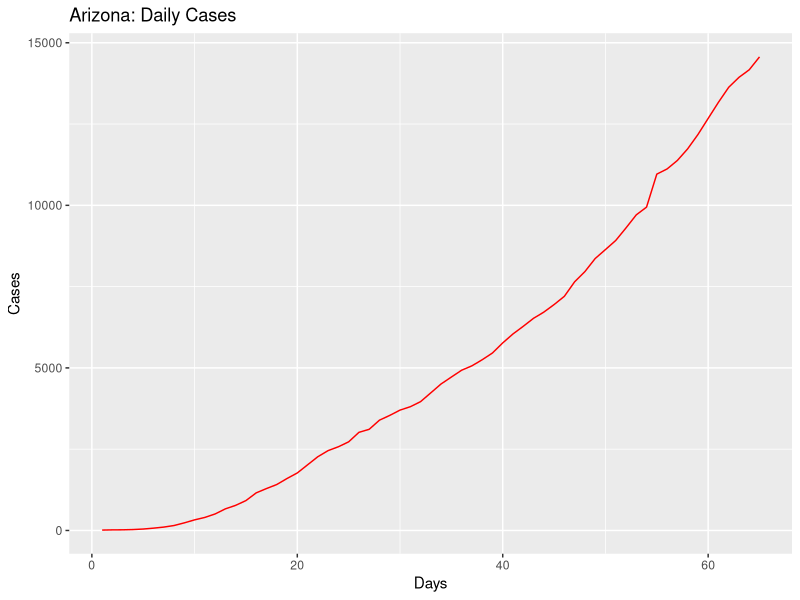
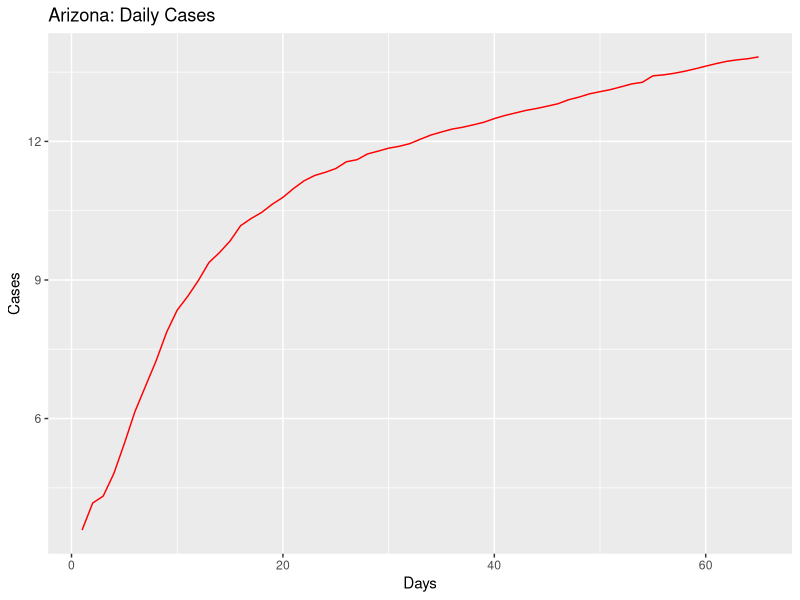
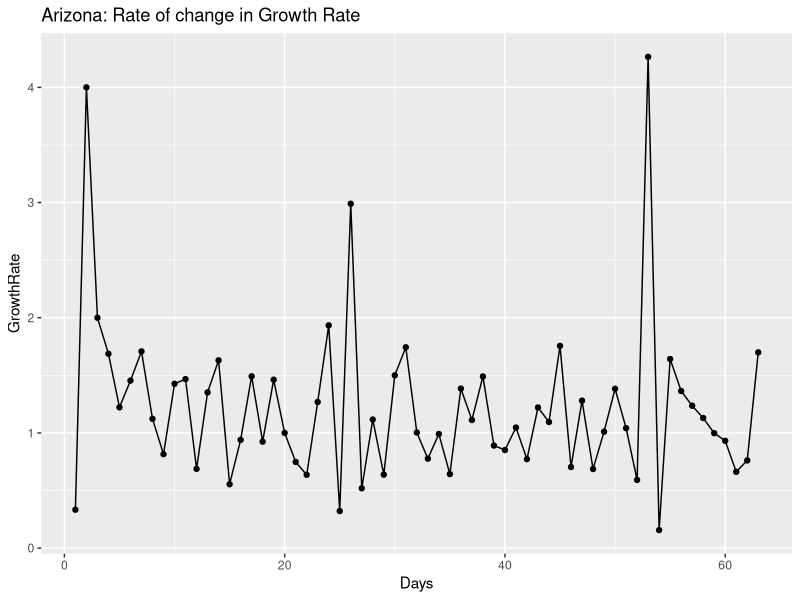
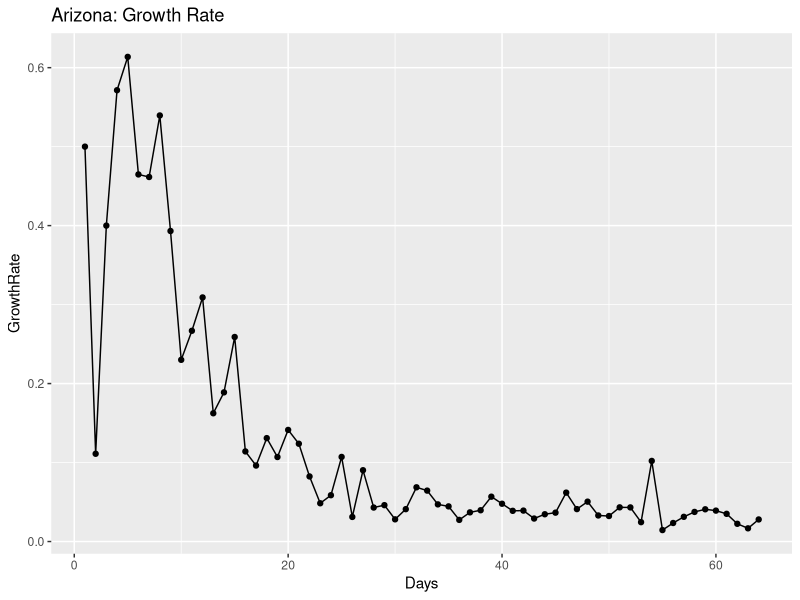
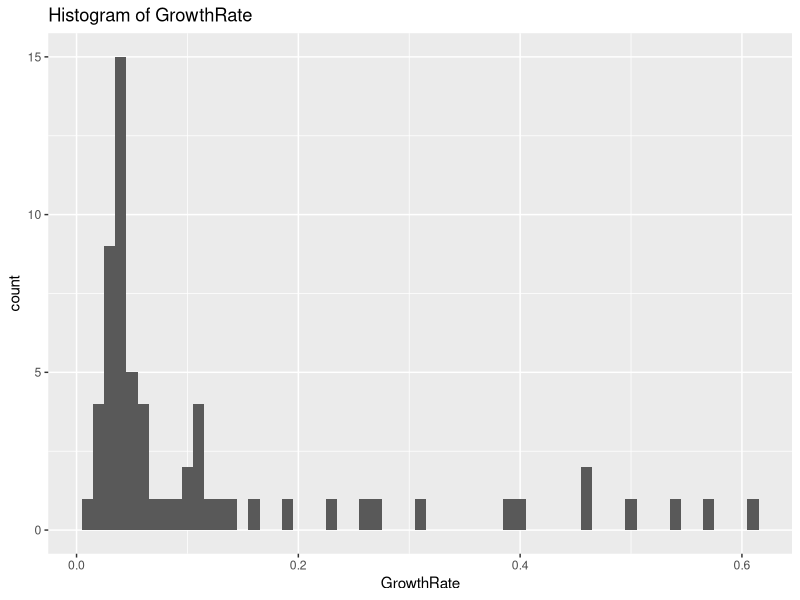
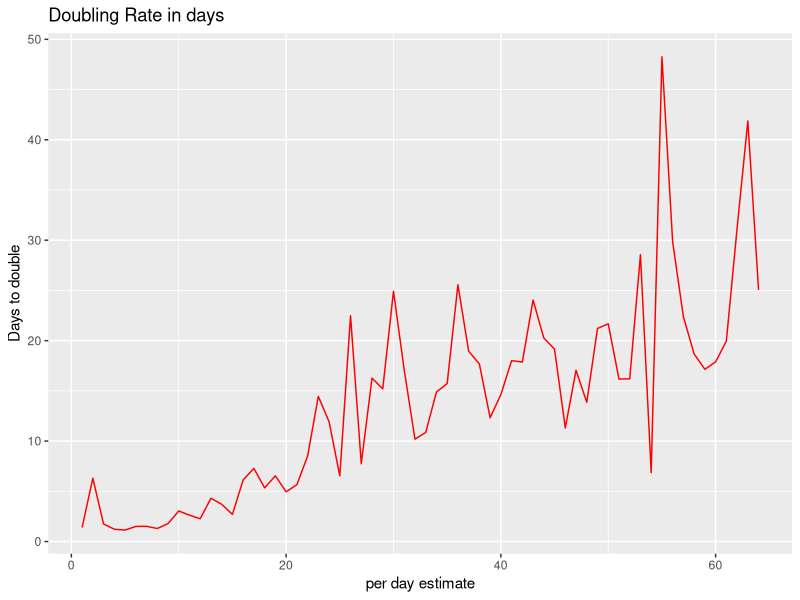
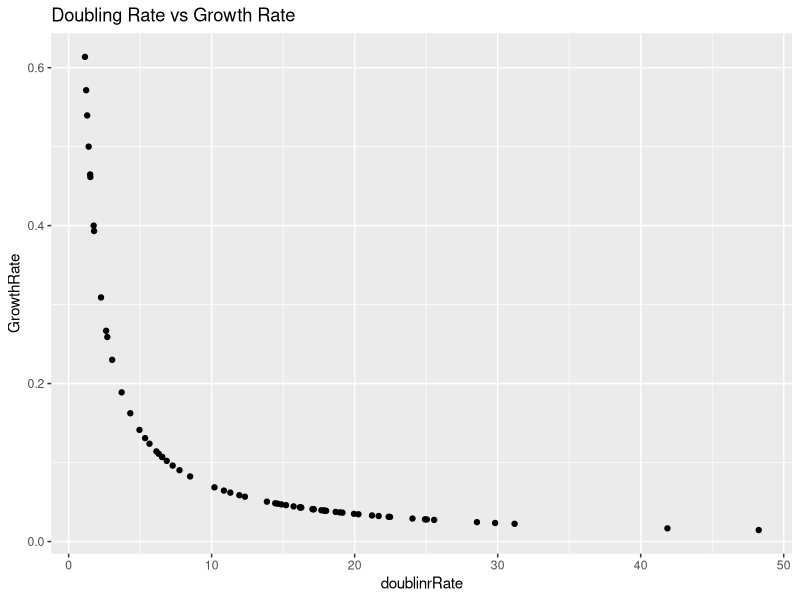
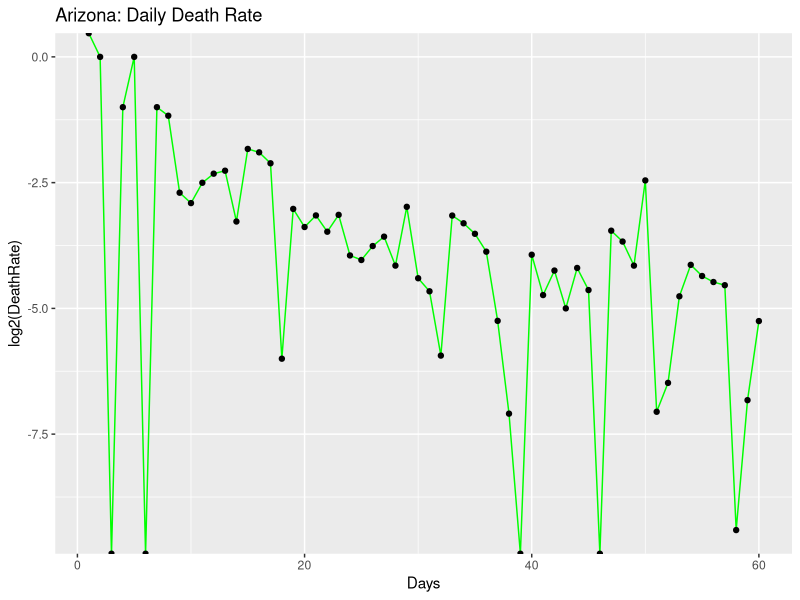

The R source for these figures, in order:
## ---- chunk 1
knitr::opts_chunk$set(echo = TRUE)
## ---- chunk 2
library(ggplot2)
library(gridExtra)
library(dplyr)

coronaGrowth <- function(absoluteNumbers){
  growthfactor <- NULL
  absgrowth <- NULL
  for(i in 1:length(absoluteNumbers))
  {
    #print((absoluteNumbers[i]-absoluteNumbers[i+1]/absoluteNumbers[i+1])/absoluteNumbers[i+1])
    growthfactor[i] <- ((absoluteNumbers[i]-absoluteNumbers[i+1]))/(absoluteNumbers[i+1]-absoluteNumbers[i+2])  
    #growthfactor[i] <- ((absoluteNumbers[i]-absoluteNumbers[i+1]))/(absolutenumbers[i])
  }
  
  return (rev(growthfactor))
}

DailyGrowthRate <- function(absoluteNumbers)
{
  growthfactor <- NULL
  absgrowth <- NULL
  for(i in 1:length(absoluteNumbers))
  {
    #print((absoluteNumbers[i]-absoluteNumbers[i+1]/absoluteNumbers[i+1])/absoluteNumbers[i+1])
    growthfactor[i] <- ((absoluteNumbers[i]/absoluteNumbers[i+1]))-1 
    #growthfactor[i] <- ((absoluteNumbers[i]-absoluteNumbers[i+1]))/(absolutenumbers[i])
  }
  
  return (rev(growthfactor))  
}

DoublingRate <- function(absoluteNumbers)
{
  doublingrRate <- NULL
  cumsum <- NULL
  for(i in 1:length(absoluteNumbers))
  {
    
    doublingrRate[i] <- (70/(absoluteNumbers[i]*100))
    
  }
  return ((doublingrRate))  
}

#Calculate the mean and median growth rate:
MeanMediangrowthrate <- function(dataTrend1)
{
  MeanGRTrend <- NULL
  MedianGRTrend <- NULL
  
  for(i in 1:length(dataTrend1$GrowthRate))
  {
    MedianGRTrend[i] <- median(dataTrend1[1:i,"GrowthRate"])
    MeanGRTrend[i] <- mean(dataTrend1[1:i,"GrowthRate"])
  }
  
  dataTrend1$MedianGRT = MedianGRTrend
  dataTrend1$MeanGRT = MeanGRTrend
  
  return(dataTrend1)

}

#Calculate ratio of newdeaths/newcases
newDeathstonewCases <- function(absolutenumbers,totaldeaths)
{
  newCases <- NULL
  newDeaths <- NULL
  for(i in 1:length(absolutenumbers))
  {
    if(i == length(absolutenumbers))
    {
      print("reached the end")
    }else{
     newDeaths[i] = (totaldeaths[i]-totaldeaths[i+1])
     newCases[i] = (absolutenumbers[i]-absolutenumbers[i+1]) 
    }
  }
  

  days <- seq(2:length(absolutenumbers))
 return(data.frame( newDeaths = rev(newDeaths),newCases = rev(newCases),Days = days))
 
}

#Calculate ratio of deaths to totalCases
totalDeathstoCases <- function(absolutenumbers,totaldeaths)
{
  ratio <- NULL
  for(i in 1:length(absolutenumbers))
  {

     ratio[i] = (totaldeaths[i])/(absolutenumbers[i]) 
  }
  
  return(rev(ratio))
}
## ---- chunk 3
#Arizona

absolutenumbers <- c(14566,14170,13937,13631,13169,12673,12176,11736,11380,11119,10960,9945,9707,9305,8919,8640,8364,7962,7648,7202,6948,6716,6526,6280,6045,5769,5459,5251,5064,4929,4719,4507,4234,3962,3806,3702,3539,3393,3112,3018,2726,2575,2456,2269,2019,1769,1598,1413,1289,1157,919,773,665,508,401,326,234,152,104,71,44,28,20,18,12)

totaldeaths <- c(704,686,680,679,651,623,594,562,542,536,532,450,426,395,362,362,348,330,320,304,293,275,275,273,266,249,229,208,187,184,177,169,150,142,131,122,115,108,97,89,80,73,65,64,52,41,32,29,24,20,17,15,13,9,6,6,3,2,2,1,0,0,0,0,0)

#America
#absolutenumbers <- c(101.7*1000,83.8*1000,65.8*1000,53.7*1000,43.8*1000,33.3*1000,25*1000,19*1000,13.7*1000,7.8*1000,6.4*1000,4.6*1000,3.5*1000,2.7*1000)
## ---- chunk 4
growthrate <- na.exclude(coronaGrowth(absolutenumbers))
days <- seq(1:length(growthrate))
dataTrend <- data.frame(GrowthRate = growthrate,Days = days)
print(dataTrend)
p1 <- ggplot(data=dataTrend, aes(x=Days, y=GrowthRate, group=1)) +ggtitle("Arizona: Rate of change in Growth Rate")+
  geom_line()+
  geom_point()

print(dataTrend)
#print(dataTrend1)




growthrate1 <- na.exclude(DailyGrowthRate(absolutenumbers))
doublingrate1 <- na.exclude(DoublingRate(growthrate1))
days1 <- seq(1:length(growthrate1))
dataTrend1 <- data.frame(GrowthRate = growthrate1,Days = days1,doublinrRate = doublingrate1)
print(dataTrend1)
multiplier <- tail(dataTrend1, n = 1)
pred_val <- (head(absolutenumbers, n = 1)*multiplier[,"GrowthRate"])+head(absolutenumbers, n = 1)

p2 <- ggplot(data=dataTrend1, aes(x=Days, y=GrowthRate, group=1)) +ggtitle("Arizona: Growth Rate")+
  geom_line()+
  geom_point()

days <- seq(1:length(absolutenumbers))
growthrate <- append(growthrate, c(1,1),after = 0)
dataOriginal <- data.frame(Cases = rev(absolutenumbers), Days = days)
p3<- ggplot() +geom_line(data=dataOriginal, aes(x=Days, y=Cases,),color = "Red")+labs(title="Arizona: Daily Cases", y="Cases", x="Days")

p3_log<- ggplot() +geom_line(data=dataOriginal, aes(x=Days, y=log2(Cases)),color = "Red")+labs(title="Arizona: Daily Cases", y="Cases", x="Days")+
  #geom_line(data=dataOriginal, aes(x=Days+1, y=Prediction),color = "Blue")
  geom_point()



# Analyze growth rate to get interval of values
summary(dataTrend1$GrowthRate)
dataTrend1%>%select("GrowthRate")%>%summarise(meanGR = mean(GrowthRate), medianGR = median(GrowthRate), sdGR = sd(GrowthRate))
p4 <- ggplot(data = dataTrend1, aes(x = GrowthRate))+ggtitle("Histogram of GrowthRate")+geom_histogram(binwidth = 0.01)


#Analyze the doubling rate
p5<- ggplot() +geom_line(data=dataTrend1, aes(x=Days, y=doublinrRate),color = "Red")+labs(title="Doubling Rate in days", y="Days to double", x ="per day estimate")+
  #geom_line(data=dataOriginal, aes(x=Days+1, y=Prediction),color = "Blue")
  geom_point()

#Scatter plor of Growthrate versus Doubling Rate
p6 <- ggplot()+geom_point(data = dataTrend1, aes(x = doublinrRate, y = GrowthRate))+labs(title = "Doubling Rate vs Growth Rate")

dataTrend1 <- MeanMediangrowthrate(dataTrend1 = dataTrend1)

#Median growth rate trend 
#Median growth rate trend 
p7 <- ggplot()+geom_line(data = dataTrend1, aes(x = Days, y = MedianGRT),color = "Blue")+labs(title = "Arizona Median(BLUE)VsMean(RED) Growth Rate")+geom_line(data=dataTrend1, aes(x=Days , y=MeanGRT),color = "Red")


deathrate1 <- na.exclude(DailyGrowthRate(totaldeaths))
doublingdeathrate1 <- na.exclude(DoublingRate(deathrate1))
days1 <- seq(1:length(deathrate1))
dataDeathTrend1 <- data.frame(DeathRate = deathrate1,Days = days1,doublinrRate = doublingdeathrate1)
#print(dataDeathTrend1)
#multiplier <- tail(totaldeaths, n = 1)
#pred_val <- (head(dataDeathTrend1, n = 1)*multiplier[,"DeathRate"])+head(dataDeathTrend1, n = 1)

p8 <- ggplot(data=dataDeathTrend1, aes(x=Days, y=log2(DeathRate), group=1)) +ggtitle("Arizona: Daily Death Rate")+
  geom_line(color = "Green")+
  geom_point()


rationewdeathtocases <- newDeathstonewCases(absolutenumbers,totaldeaths)

p9 <- ggplot(data=rationewdeathtocases, aes(x=Days, y=log2(newCases), group=1)) +ggtitle("Arizona:newCases(Orange)")+
  geom_line(color = "Orange")+geom_point()

totaldeathstocases <- totalDeathstoCases(absolutenumbers,totaldeaths)
days <- seq(1:length(absolutenumbers))
datatotaldeathstocasesTrend <- data.frame(ratio = totaldeathstocases,Days = days)
#Scatter plot of totalcases to totaldeaths
p10 <- ggplot(data=datatotaldeathstocasesTrend, aes(x=Days, y=ratio, group=1)) +ggtitle("Arizona: TotalDeaths/TotalCases")+
  geom_line(color = "Yellow")+
  geom_point()

#Confidence Interval for mean population GrowthRate:
meanGR = mean(dataTrend1$GrowthRate)
sdGR = sd(dataTrend1$GrowthRate)

uppperlimitGR= meanGR+sdGR
lowerlimitGR = meanGR-sdGR

#Predictions based on: Current Growth Rate, MeanGrowth Rate, Upper GrowthRate, Lower GrowthRate
pred_val_Current <- (head(absolutenumbers, n = 1)*multiplier[,"GrowthRate"])+head(absolutenumbers, n = 1)
pred_val_MeanGR <- (head(absolutenumbers, n = 1)*meanGR)+head(absolutenumbers, n = 1)
pred_val_upperGR <- (head(absolutenumbers, n = 1)*uppperlimitGR)+head(absolutenumbers, n = 1)
pred_val_lowerGR <- (head(absolutenumbers, n = 1)*lowerlimitGR)+head(absolutenumbers, n = 1)

print("Current GR:")
print(multiplier[,"GrowthRate"])
print(pred_val_Current)

print("Mean GR:")
print(meanGR)
print(pred_val_MeanGR)

print("Upperlimit GR:")
print(uppperlimitGR)
print(pred_val_upperGR)

print("Lowerlimit GR:")
print(lowerlimitGR)
print(pred_val_lowerGR)

#Doubling rate:-
DRCurrent <- round(70/(meanGR*100),digits = 0)
DRMedian <- round(70/(median(dataTrend1$GrowthRate)*100),digits = 0)
latestDRCurrent <- round(tail(dataTrend1$doublinrRate,n=1),digits = 0)

## ---- chunk 5
#grid.arrange(p3,p3_log,p1,p2,p4,p5,p6,nrow = 4, ncol = 2)
print(p3)
print(p3_log)
print(p1)
print(p2)
print(p4)
print(p5)
print(p6)
print(p8)
print(p9)
print(p10)
print(p7)
## ---- chunk 6
library(ggplot2)
library(gridExtra)
library(dplyr)

coronaGrowth <- function(absoluteNumbers){
  growthfactor <- NULL
  absgrowth <- NULL
  for(i in 1:length(absoluteNumbers))
  {
    #print((absoluteNumbers[i]-absoluteNumbers[i+1]/absoluteNumbers[i+1])/absoluteNumbers[i+1])
    growthfactor[i] <- ((absoluteNumbers[i]-absoluteNumbers[i+1]))/(absoluteNumbers[i+1]-absoluteNumbers[i+2])  
    #growthfactor[i] <- ((absoluteNumbers[i]-absoluteNumbers[i+1]))/(absolutenumbers[i])
  }
  
  return (rev(growthfactor))
}

DailyGrowthRate <- function(absoluteNumbers)
{
  growthfactor <- NULL
  absgrowth <- NULL
  for(i in 1:length(absoluteNumbers))
  {
    #print((absoluteNumbers[i]-absoluteNumbers[i+1]/absoluteNumbers[i+1])/absoluteNumbers[i+1])
    growthfactor[i] <- ((absoluteNumbers[i]/absoluteNumbers[i+1]))-1 
    #growthfactor[i] <- ((absoluteNumbers[i]-absoluteNumbers[i+1]))/(absolutenumbers[i])
  }
  
  return (rev(growthfactor))  
}

DoublingRate <- function(absoluteNumbers)
{
  doublingrRate <- NULL
  cumsum <- NULL
  for(i in 1:length(absoluteNumbers))
  {
    
    doublingrRate[i] <- (70/(absoluteNumbers[i]*100))
    
  }
  return ((doublingrRate))  
}

#Calculate the mean and median growth rate:
MeanMediangrowthrate <- function(dataTrend1)
{
  MeanGRTrend <- NULL
  MedianGRTrend <- NULL
  
  for(i in 1:length(dataTrend1$GrowthRate))
  {
    MedianGRTrend[i] <- median(dataTrend1[1:i,"GrowthRate"])
    MeanGRTrend[i] <- mean(dataTrend1[1:i,"GrowthRate"])
  }
  
  dataTrend1$MedianGRT = MedianGRTrend
  dataTrend1$MeanGRT = MeanGRTrend
  
  return(dataTrend1)

}

# #Calculate ratio of newdeaths/newcases
# newDeathstonewCases <- function(absolutenumbers,totaldeaths)
# {
#   ratio <- NULL
#   for(i in 1:length(absolutenumbers))
#   {
#     if(i == length(absolutenumbers))
#     {
#       print("reached the end")
#     }else{
#      ratio[i] = (totaldeaths[i]-totaldeaths[i+1])/(absolutenumbers[i]-absolutenumbers[i+1]) 
#     }
#   }
#   
#   return(rev(ratio))
# }

#Calculate ratio of newdeaths/newcases
newDeathstonewCases <- function(absolutenumbers,totaldeaths)
{
  newCases <- NULL
  newDeaths <- NULL
  for(i in 1:length(absolutenumbers))
  {
    if(i == length(absolutenumbers))
    {
      print("reached the end")
    }else{
     newDeaths[i] = (totaldeaths[i]-totaldeaths[i+1])
     newCases[i] = (absolutenumbers[i]-absolutenumbers[i+1]) 
    }
  }
  

  days <- seq(2:length(absolutenumbers))
 return(data.frame( newDeaths = rev(newDeaths),newCases = rev(newCases),Days = days))
 
}

#Calculate ratio of deaths to totalCases
totalDeathstoCases <- function(absolutenumbers,totaldeaths)
{
  ratio <- NULL
  for(i in 1:length(absolutenumbers))
  {

     ratio[i] = (totaldeaths[i])/(absolutenumbers[i]) 
  }
  
  return(rev(ratio))
}

## ---- chunk 7
#Arizona
#absolutenumbers <- c(773,665,508,401,326,234,152,104,71,44,28,20,18,12)

#America

absolutenumbers <- c(1570583,1550294,1527664,1507773,1484285,1451666,1419048,1406797,1376317,1367638,1347309,1321785,1277606,1252584,1237633,1201188,1188122,1160774,1131030,1094464,1048834,1035765,1002963,975.798*1000,945.249*1000,903.775*1000,876.156*1000,831.086*1000,804.759*1000,792.913*1000,762.896*1000,726.856*1000,686.431*1000,654.343*1000,622.412*1000,591.285*1000,573.138*1000,545.934*1000,521.623*1000,489.646*1000,454.615*1000,418.451*1000,386.571*1000,355.834*1000,327.871*1000,300.432*1000,265.506*1000,235.281*1000,205.035*1000,176.518*1000,145.369*1000,133.094*1000,123.578*1000,101.7*1000,83.8*1000,65.8*1000,53.7*1000,43.8*1000,33.3*1000,25*1000,19*1000,13.7*1000,7.8*1000,6.4*1000,4.6*1000,3.5*1000,2.7*1000)

totaldeaths <- c(93533,91981,90978,90113,88507,86395,84243,83284,81157,80787,80037,78615,76052,73797,72271,69142,68598,67444,65753,63287,60495,59266,56387,54941,53243,50988,49648,46249,43995,42517,40495,38200,35578,33490,27549,24618,22930,21474,20057,18325,16691,14791,12851,10880,9622,8457,7127,6081,5107,4057,3143,2585,2222,1697,1296,1028,781,556,414,301,255,206,150,110,87,69,57,48,41,38,30,26,22,19,15,12,11,9,6,1,1)




## ---- chunk 8
growthrate <- na.exclude(coronaGrowth(absolutenumbers))
days <- seq(1:length(growthrate))
dataTrend <- data.frame(GrowthRate = growthrate,Days = days)
print(dataTrend)
p1 <- ggplot(data=dataTrend, aes(x=Days, y=GrowthRate, group=1)) +ggtitle("US: Rate of change in Growth Rate")+
  geom_line()+
  geom_point()

print(dataTrend)
#print(dataTrend1)




growthrate1 <- na.exclude(DailyGrowthRate(absolutenumbers))
doublingrate1 <- na.exclude(DoublingRate(growthrate1))
days1 <- seq(1:length(growthrate1))
dataTrend1 <- data.frame(GrowthRate = growthrate1,Days = days1,doublinrRate = doublingrate1)
print(dataTrend1)
multiplier <- tail(dataTrend1, n = 1)
pred_val <- (head(absolutenumbers, n = 1)*multiplier[,"GrowthRate"])+head(absolutenumbers, n = 1)

p2 <- ggplot(data=dataTrend1, aes(x=Days, y=GrowthRate, group=1)) +ggtitle("US: Growth Rate")+
  geom_line()+
  geom_point()

days <- seq(1:length(absolutenumbers))
growthrate <- append(growthrate, c(1,1),after = 0)
dataOriginal <- data.frame(Cases = rev(absolutenumbers), Days = days)
p3<- ggplot() +geom_line(data=dataOriginal, aes(x=Days, y=Cases,),color = "Red")+labs(title="US: Daily Cases", y="Cases", x="Days")

p3_log<- ggplot() +geom_line(data=dataOriginal, aes(x=Days, y=log2(Cases)),color = "Red")+labs(title="US: Daily Cases", y="Cases", x="Days")+
  #geom_line(data=dataOriginal, aes(x=Days+1, y=Prediction),color = "Blue")
  geom_point()



# Analyze growth rate to get interval of values
summary(dataTrend1$GrowthRate)
dataTrend1%>%select("GrowthRate")%>%summarise(meanGR = mean(GrowthRate), medianGR = median(GrowthRate), sdGR = sd(GrowthRate))
p4 <- ggplot(data = dataTrend1, aes(x = GrowthRate))+ggtitle("Histogram of GrowthRate")+geom_histogram(binwidth = 0.01)


#Analyze the doubling rate
p5<- ggplot() +geom_line(data=dataTrend1, aes(x=Days, y=doublinrRate),color = "Red")+labs(title="Doubling Rate in days", y="Days to double", x ="per day estimate")+
  #geom_line(data=dataOriginal, aes(x=Days+1, y=Prediction),color = "Blue")
  geom_point()

#Scatter plor of Growthrate versus Doubling Rate
p6 <- ggplot()+geom_point(data = dataTrend1, aes(x = doublinrRate, y = GrowthRate))+labs(title = "Doubling Rate vs Growth Rate")

dataTrend1 <- MeanMediangrowthrate(dataTrend1 = dataTrend1)


#Median growth rate trend 
#Median growth rate trend 
p7 <- ggplot()+geom_line(data = dataTrend1, aes(x = Days, y = MedianGRT),color = "Blue")+labs(title = "US Median(BLUE)VsMean(RED) Growth Rate")+geom_line(data=dataTrend1, aes(x=Days , y=MeanGRT),color = "Red")

deathrate1 <- na.exclude(DailyGrowthRate(totaldeaths))
doublingdeathrate1 <- na.exclude(DoublingRate(deathrate1))
days1 <- seq(1:length(deathrate1))
dataDeathTrend1 <- data.frame(DeathRate = deathrate1,Days = days1,doublinrRate = doublingdeathrate1)
#print(dataDeathTrend1)
#multiplier <- tail(totaldeaths, n = 1)
#pred_val <- (head(dataDeathTrend1, n = 1)*multiplier[,"DeathRate"])+head(dataDeathTrend1, n = 1)

p8 <- ggplot(data=dataDeathTrend1, aes(x=Days, y=log2(DeathRate), group=1)) +ggtitle("US: Daily Death Rate")+
  geom_line(color = "Green")+
  geom_point()

rationewdeathtocases <- newDeathstonewCases(absolutenumbers,totaldeaths)

p9 <- ggplot(data=rationewdeathtocases, aes(x=Days, y=log2(newCases), group=1)) +ggtitle("US:newCases(Orange)")+
  geom_line(color = "Orange")+geom_point()
totaldeathstocases <- totalDeathstoCases(absolutenumbers,totaldeaths)
days <- seq(1:length(absolutenumbers))
datatotaldeathstocasesTrend <- data.frame(ratio = totaldeathstocases,Days = days)
#Scatter plot of totalcases to totaldeaths
p10 <- ggplot(data=datatotaldeathstocasesTrend, aes(x=Days, y=ratio, group=1)) +ggtitle("US: TotalDeaths/TotalCases")+
  geom_line(color = "Yellow")+
  geom_point()
#Confidence Interval for mean population GrowthRate:
meanGR = mean(dataTrend1$GrowthRate)
sdGR = sd(dataTrend1$GrowthRate)

uppperlimitGR= meanGR+sdGR
lowerlimitGR = meanGR-sdGR

#Predictions based on: Current Growth Rate, MeanGrowth Rate, Upper GrowthRate, Lower GrowthRate
pred_val_Current <- (head(absolutenumbers, n = 1)*multiplier[,"GrowthRate"])+head(absolutenumbers, n = 1)
pred_val_MeanGR <- (head(absolutenumbers, n = 1)*meanGR)+head(absolutenumbers, n = 1)
pred_val_upperGR <- (head(absolutenumbers, n = 1)*uppperlimitGR)+head(absolutenumbers, n = 1)
pred_val_lowerGR <- (head(absolutenumbers, n = 1)*lowerlimitGR)+head(absolutenumbers, n = 1)

print("Current GR:")
print(multiplier[,"GrowthRate"])
print(pred_val_Current)

print("Mean GR:")
print(meanGR)
print(pred_val_MeanGR)

print("Upperlimit GR:")
print(uppperlimitGR)
print(pred_val_upperGR)

print("Lowerlimit GR:")
print(lowerlimitGR)
print(pred_val_lowerGR)

#Doubling rate:-
DRCurrent <- round(70/(meanGR*100),digits = 0)
DRMedian <- round(70/(median(dataTrend1$GrowthRate)*100),digits = 0)
latestDRCurrent <- round(tail(dataTrend1$doublinrRate,n=1),digits = 0)

## ---- chunk 9
#grid.arrange(p3,p3_log,p1,p2,p4,p5,p6,nrow = 4, ncol = 2)
print(p3)
print(p3_log)
print(p1)
print(p2)
print(p4)
print(p5)
print(p6)
print(p8)
print(p9)
print(p10)
print(p7)
## ---- chunk 10
library(ggplot2)
library(gridExtra)
library(dplyr)

coronaGrowth <- function(absoluteNumbers){
  growthfactor <- NULL
  absgrowth <- NULL
  for(i in 1:length(absoluteNumbers))
  {
    #print((absoluteNumbers[i]-absoluteNumbers[i+1]/absoluteNumbers[i+1])/absoluteNumbers[i+1])
    growthfactor[i] <- ((absoluteNumbers[i]-absoluteNumbers[i+1]))/(absoluteNumbers[i+1]-absoluteNumbers[i+2])  
    #growthfactor[i] <- ((absoluteNumbers[i]-absoluteNumbers[i+1]))/(absolutenumbers[i])
  }
  
  return (rev(growthfactor))
}

DailyGrowthRate <- function(absoluteNumbers)
{
  growthfactor <- NULL
  absgrowth <- NULL
  for(i in 1:length(absoluteNumbers))
  {
    #print((absoluteNumbers[i]-absoluteNumbers[i+1]/absoluteNumbers[i+1])/absoluteNumbers[i+1])
    growthfactor[i] <- ((absoluteNumbers[i]/absoluteNumbers[i+1]))-1 
    #growthfactor[i] <- ((absoluteNumbers[i]-absoluteNumbers[i+1]))/(absolutenumbers[i])
  }
  
  return (rev(growthfactor))  
}

DoublingRate <- function(absoluteNumbers)
{
  doublingrRate <- NULL
  cumsum <- NULL
  for(i in 1:length(absoluteNumbers))
  {
    
    doublingrRate[i] <- (70/(absoluteNumbers[i]*100))
    
  }
  return ((doublingrRate))  
}

#Calculate the mean and median growth rate:
MeanMediangrowthrate <- function(dataTrend1)
{
  MeanGRTrend <- NULL
  MedianGRTrend <- NULL
  
  for(i in 1:length(dataTrend1$GrowthRate))
  {
    MedianGRTrend[i] <- median(dataTrend1[1:i,"GrowthRate"])
    MeanGRTrend[i] <- mean(dataTrend1[1:i,"GrowthRate"])
  }
  
  dataTrend1$MedianGRT = MedianGRTrend
  dataTrend1$MeanGRT = MeanGRTrend
  
  return(dataTrend1)

}

#Calculate ratio of newdeaths/newcases
# newDeathstonewCases <- function(absolutenumbers,totaldeaths)
# {
#   ratio <- NULL
#   for(i in 1:length(absolutenumbers))
#   {
#     if(i == length(absolutenumbers))
#     {
#       print("reached the end")
#     }else{
#      ratio[i] = (totaldeaths[i]-totaldeaths[i+1])/(absolutenumbers[i]-absolutenumbers[i+1]) 
#     }
#   }
#   
#   return(rev(ratio))
# }

#Calculate ratio of newdeaths/newcases
newDeathstonewCases <- function(absolutenumbers,totaldeaths)
{
  newCases <- NULL
  newDeaths <- NULL
  for(i in 1:length(absolutenumbers))
  {
    if(i == length(absolutenumbers))
    {
      print("reached the end")
    }else{
     newDeaths[i] = (totaldeaths[i]-totaldeaths[i+1])
     newCases[i] = (absolutenumbers[i]-absolutenumbers[i+1]) 
    }
  }
  

  days <- seq(2:length(absolutenumbers))
 return(data.frame( newDeaths = rev(newDeaths),newCases = rev(newCases),Days = days))
 
}

#Calculate ratio of deaths to totalCases
totalDeathstoCases <- function(absolutenumbers,totaldeaths)
{
  ratio <- NULL
  for(i in 1:length(absolutenumbers))
  {

     ratio[i] = (totaldeaths[i])/(absolutenumbers[i]) 
  }
  
  return(rev(ratio))
}
## ---- chunk 11
#Arizona
#absolutenumbers <- c(773,665,508,401,326,234,152,104,71,44,28,20,18,12)

#America
absolutenumbers <- c(106475,103935,95698,90648,85784,81920,78055,74243,70765,67161,62808,59695,56325,52987,49400,44870,42505,39699,37257,34862,31787,31324,29451,26917,24942,24434,21797,20471,18985,18601,14792,13835,12759,12320,10941,9635,9166,8339,7598,6653,5749,5311,4778,3588,3082,2567,2341,1637,1397,1251,1071,1024,987,887,727,657,536,499,396,332,249,194,169,143,129,114,100,82,74,62,62,47,40,34,31,30,29,7,6,3,3,3,3,3,3,3,3,3,3,3,3,3,3,3)

totaldeaths <- c(3302,3216,3025,3871,2753,2652,2551,2415,2294,2212,2101,1985,1889,1785,1693,1452,1391,1323,1223,1154,1008,1008,939,826,780,780,686,652,603,592,488,452,423,405,368,331,325,288,246,227,178,160,136,118,99,86,72,58,35,27,24,20,20,12,10,10,7,5,5,4,3,3,2,2,2,2,1,0,0,0,0,0,0,0,0,0,0,0,0,0,0,0,0,0,0,0,0,0,0,0,0,0,0,0)
## ---- chunk 12
growthrate <- na.exclude(coronaGrowth(absolutenumbers))
days <- seq(1:length(growthrate))
dataTrend <- data.frame(GrowthRate = growthrate,Days = days)
print(dataTrend)
p1 <- ggplot(data=dataTrend, aes(x=Days, y=GrowthRate, group=1)) +ggtitle("US: Rate of change in Growth Rate")+
  geom_line()+
  geom_point()

print(dataTrend)
#print(dataTrend1)




growthrate1 <- na.exclude(DailyGrowthRate(absolutenumbers))
doublingrate1 <- na.exclude(DoublingRate(growthrate1))
days1 <- seq(1:length(growthrate1))
dataTrend1 <- data.frame(GrowthRate = growthrate1,Days = days1,doublinrRate = doublingrate1)
print(dataTrend1)
multiplier <- tail(dataTrend1, n = 1)
pred_val <- (head(absolutenumbers, n = 1)*multiplier[,"GrowthRate"])+head(absolutenumbers, n = 1)

p2 <- ggplot(data=dataTrend1, aes(x=Days, y=GrowthRate, group=1)) +ggtitle("India: Growth Rate")+
  geom_line()+
  geom_point()

days <- seq(1:length(absolutenumbers))
growthrate <- append(growthrate, c(1,1),after = 0)
dataOriginal <- data.frame(Cases = rev(absolutenumbers), Days = days)
p3<- ggplot() +geom_line(data=dataOriginal, aes(x=Days, y=Cases,),color = "Red")+labs(title="India: Daily Cases", y="Cases", x="Days")

p3_log<- ggplot() +geom_line(data=dataOriginal, aes(x=Days, y=log2(Cases)),color = "Red")+labs(title="India: Daily Cases", y="Cases", x="Days")+
  #geom_line(data=dataOriginal, aes(x=Days+1, y=Prediction),color = "Blue")
  geom_point()



# Analyze growth rate to get interval of values
summary(dataTrend1$GrowthRate)
dataTrend1%>%select("GrowthRate")%>%summarise(meanGR = mean(GrowthRate), medianGR = median(GrowthRate), sdGR = sd(GrowthRate))
p4 <- ggplot(data = dataTrend1, aes(x = GrowthRate))+ggtitle("Histogram of GrowthRate")+geom_histogram(binwidth = 0.01)


#Analyze the doubling rate
p5<- ggplot() +geom_line(data=dataTrend1, aes(x=Days, y=doublinrRate),color = "Red")+labs(title="Doubling Rate in days", y="Days to double", x ="per day estimate")+
  #geom_line(data=dataOriginal, aes(x=Days+1, y=Prediction),color = "Blue")
  geom_point()

#Scatter plor of Growthrate versus Doubling Rate
p6 <- ggplot()+geom_point(data = dataTrend1, aes(x = doublinrRate, y = GrowthRate))+labs(title = "Doubling Rate vs Growth Rate")

dataTrend1 <- MeanMediangrowthrate(dataTrend1 = dataTrend1)


#Median growth rate trend 
p7 <- ggplot()+geom_line(data = dataTrend1, aes(x = Days, y = MedianGRT),color = "Blue")+labs(title = "India Median(BLUE)VsMean(RED) Growth Rate")+geom_line(data=dataTrend1, aes(x=Days , y=MeanGRT),color = "Red")

deathrate1 <- na.exclude(DailyGrowthRate(totaldeaths))
doublingdeathrate1 <- na.exclude(DoublingRate(deathrate1))
days1 <- seq(1:length(deathrate1))
dataDeathTrend1 <- data.frame(DeathRate = deathrate1,Days = days1,doublinrRate = doublingdeathrate1)
#print(dataDeathTrend1)
#multiplier <- tail(totaldeaths, n = 1)
#pred_val <- (head(dataDeathTrend1, n = 1)*multiplier[,"DeathRate"])+head(dataDeathTrend1, n = 1)

p8 <- ggplot(data=dataDeathTrend1, aes(x=Days, y=log2(DeathRate), group=1)) +ggtitle("India: Daily Death Rate")+
  geom_line(color = "Green")+
  geom_point()

rationewdeathtocases <- newDeathstonewCases(absolutenumbers,totaldeaths)

p9 <- ggplot(data=rationewdeathtocases, aes(x=Days, y=log2(newCases), group=1)) +ggtitle("India:newCases(Orange)")+
  geom_line(color = "Orange")+geom_point()

totaldeathstocases <- totalDeathstoCases(absolutenumbers,totaldeaths)
days <- seq(1:length(absolutenumbers))
datatotaldeathstocasesTrend <- data.frame(ratio = totaldeathstocases,Days = days)
#Scatter plot of totalcases to totaldeaths
p10 <- ggplot(data=datatotaldeathstocasesTrend, aes(x=Days, y=ratio, group=1)) +ggtitle("India: TotalDeaths/TotalCases")+
  geom_line(color = "Yellow")+
  geom_point()

#Confidence Interval for mean population GrowthRate:
meanGR = mean(dataTrend1$GrowthRate)
sdGR = sd(dataTrend1$GrowthRate)

uppperlimitGR= meanGR+sdGR
lowerlimitGR = meanGR-sdGR

#Predictions based on: Current Growth Rate, MeanGrowth Rate, Upper GrowthRate, Lower GrowthRate
pred_val_Current <- (head(absolutenumbers, n = 1)*multiplier[,"GrowthRate"])+head(absolutenumbers, n = 1)
pred_val_MeanGR <- (head(absolutenumbers, n = 1)*meanGR)+head(absolutenumbers, n = 1)
pred_val_upperGR <- (head(absolutenumbers, n = 1)*uppperlimitGR)+head(absolutenumbers, n = 1)
pred_val_lowerGR <- (head(absolutenumbers, n = 1)*lowerlimitGR)+head(absolutenumbers, n = 1)

print("Current GR:")
print(multiplier[,"GrowthRate"])
print(pred_val_Current)

print("Mean GR:")
print(meanGR)
print(pred_val_MeanGR)

print("Upperlimit GR:")
print(uppperlimitGR)
print(pred_val_upperGR)

print("Lowerlimit GR:")
print(lowerlimitGR)
print(pred_val_lowerGR)

#Doubling rate:-
DRCurrent <- round(70/(meanGR*100),digits = 0)
DRMedian <- round(70/(median(dataTrend1$GrowthRate)*100),digits = 0)
latestDRCurrent <- round(tail(dataTrend1$doublinrRate,n=1),digits = 0)

## ---- chunk 13
#grid.arrange(p3,p3_log,p1,p2,p4,p5,p6,nrow = 4, ncol = 2)
print(p3)
print(p3_log)
print(p1)
print(p2)
print(p4)
print(p5)
print(p6)
print(p8)
print(p9)
print(p10)
print(p7)
